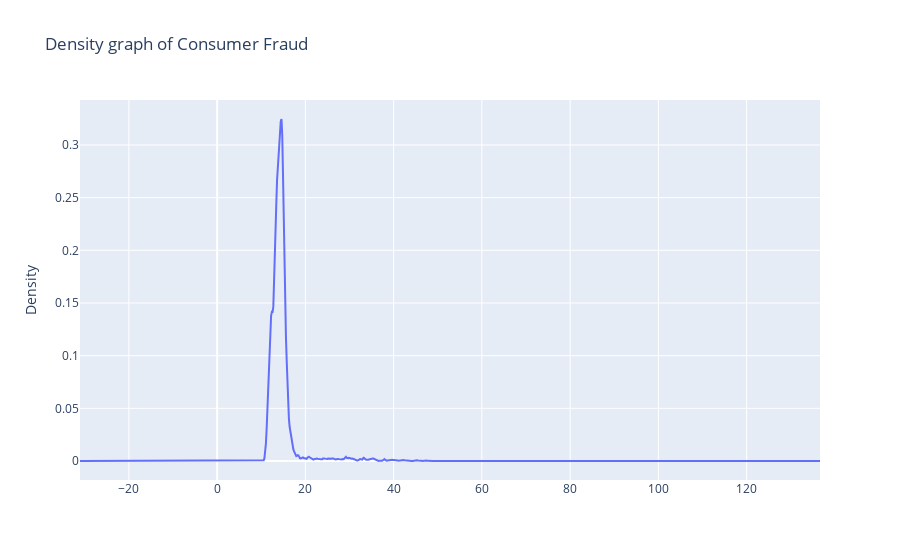

Notebook cell for this chart:
### Code cell
pdf = df.pandas_api()
pdf['Consumer Fraud'].plot.density(bw_method = 0.3, title = 'Density graph of Consumer Fraud')

### Figure 1 — Plotly figure (JSON) as saved in the notebook; plotly's stock layout.template omitted (floating-point values rounded to 4 significant figures; data arrays with more than 128 entries replaced by an {"elided": "..."} marker saying what was removed)
{"data": [{"hovertemplate": "index=%{x}<br>Density=%{y}<extra></extra>", "legendgroup": "", "line": {"color": "#636efa", "dash": "solid"}, "marker": {"symbol": "circle"}, "mode": "lines", "name": "", "orientation": "v", "showlegend": false, "type": "scatter", "x": {"elided": "1000 float values"}, "xaxis": "x", "y": {"elided": "1000 float values"}, "yaxis": "y"}], "layout": {"legend": {"tracegroupgap": 0}, "title": {"text": "Density graph of Consumer Fraud"}, "xaxis": {"anchor": "y", "domain": [0, 1]}, "yaxis": {"anchor": "x", "domain": [0, 1], "title": {"text": "Density"}}}}
